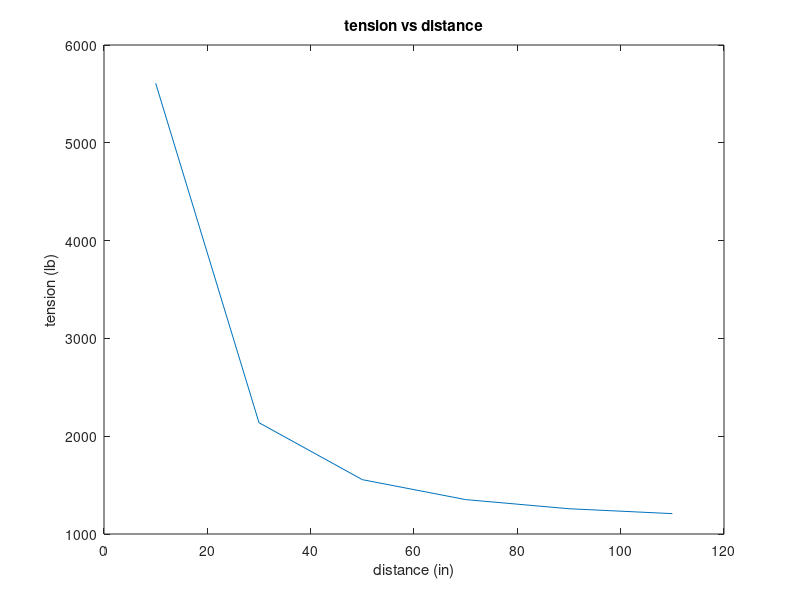

Reproduce this figure in MATLAB.
%tension vs distance

x = [10, 30, 50, 70, 90, 110]; %domain (array)
T = [0, 0, 0, 0, 0, 0]; %initialize
i = 1; %counter loop

while i < 7 %calculate desired values
    T(i) = ((500*110) * sqrt(2500 + (x(i)*x(i)))) / (50*x(i)); %function 
    i = i+1;
end

disp('The tension values in pounds are');
disp(T); %display output values

plot(x,T); %plot function
xlabel('distance (in)');
ylabel('tension (lb)');
title('tension vs distance');
